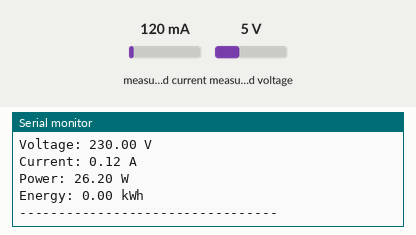
Recording of a sketch running on a simulated ESP8266 (NodeMCU). On the bench: the last lines printed to the serial monitor. Inputs (shaded band) come from the test bench; at power-on: measured current 120 mA, measured voltage 5 V.

Above: at 2.2 s.
2.3 s: measured current set to 40 mA
At 3.6 s:
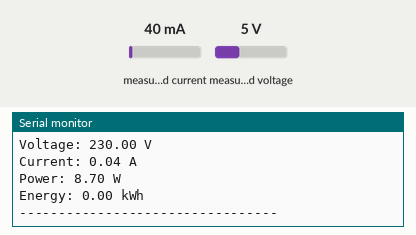
3.8 s: measured voltage set to 0.3 V
At 5.1 s:
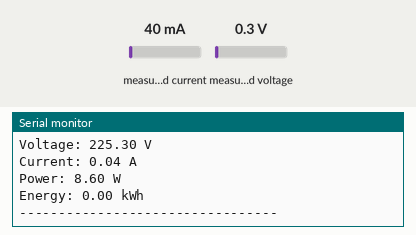
5.3 s: measured current set to 500 mA
At 6.2 s:
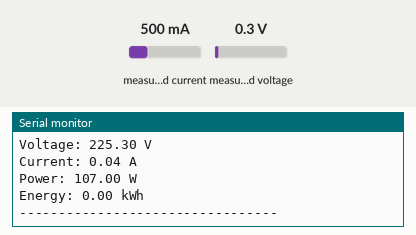
Timing chart, 0 to 8.3 s (numbered marks = the images above; inputs shaded):
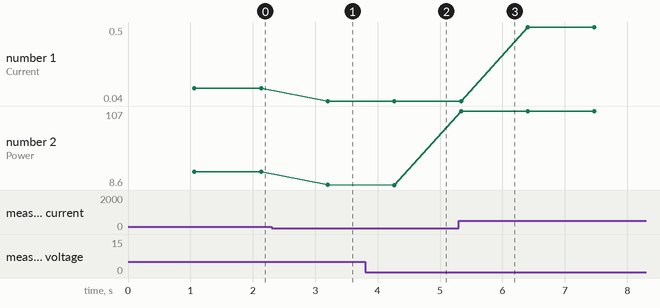

Measured:
- after the input at 2.3 s, the serial monitor: prints a new line after 0.90 s (image 1)
- after the input at 3.8 s, the serial monitor: prints a new line after 0.47 s (image 2)
- after the input at 5.3 s, the serial monitor: prints a new line at once (image 3)
- plotted number 1: 0.12 → 0.04 after the input at 2.3 s, 0.04 → 0.5 after the input at 5.3 s
- plotted number 2: 26.2 → 8.7 after the input at 2.3 s, 8.7 → 8.6 after the input at 3.8 s, 8.6 → 107 after the input at 5.3 s

The sketch:

pzem_Serial_RTC_esp.ino
```cpp
#include <PZEM004Tv30.h>
#include <SoftwareSerial.h>

// Define PZEM communication pins
#define PZEM_RX D3 // GPIO0
#define PZEM_TX D4 // GPIO2

// Create SoftwareSerial instance for PZEM communication
SoftwareSerial pzemSerial(PZEM_RX, PZEM_TX);

// Create PZEM object
PZEM004Tv30 pzem(pzemSerial);

String readRTCData() {
  static String inputString = ""; // Buffer to store incoming data
  while (Serial.available()) {
    char c = Serial.read();       // Read one character at a time
    if (c == '<') {               // Start of the message
      inputString = "";           // Clear the buffer
    } else if (c == '>') {        // End of the message
      return inputString;         // Return the complete message
    } else {
      inputString += c;           // Append character to the buffer
    }
  }
  return "";                      // Return empty if no complete message
}

void setup() {
  // Initialize Serial Monitor
  Serial.begin(115200);
  delay(1000); // Allow some time for initialization

  // Initialize PZEM-004T
  Serial.println("Initializing PZEM-004T...");
}

void loop() {
  // Read RTC data from Arduino
  String rtcData = readRTCData();
  if (rtcData != "") {
    Serial.print("RTC Data: ");
    Serial.println(rtcData); // Print RTC data received
  }

  // Read PZEM-004T sensor data
  float voltage = pzem.voltage();
  float current = pzem.current();
  float power = pzem.power();
  float energy = pzem.energy();

  // Check if PZEM readings are valid
  if (isnan(voltage) || isnan(current) || isnan(power) || isnan(energy)) {
    Serial.println("Error reading PZEM data");
  } else {
    // Display PZEM readings on Serial Monitor
    Serial.print("Voltage: "); Serial.print(voltage); Serial.println(" V");
    Serial.print("Current: "); Serial.print(current); Serial.println(" A");
    Serial.print("Power: "); Serial.print(power); Serial.println(" W");
    Serial.print("Energy: "); Serial.print(energy); Serial.println(" kWh");
    Serial.println("---------------------------------");
  }

  delay(1000); // Wait 1 second before the next loop
}
```
